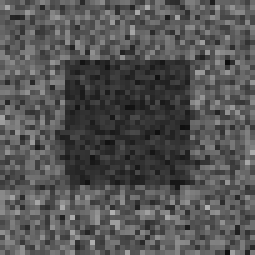
#> input picture omscs/vision-4495/ps2/ps2_python/input/pair0-L.png, 51 x 51 px, shrunk from 128 x 128 before the run (shown 5 times larger); the run also reads 3 pictures not shown here
$ python ps2.py
#> lines starting #> are read from the running program, lines starting #| are printed output that depends on the picture
### omscs/vision-4495/ps2/ps2_python/disparity_ssd.py
import numpy as np
import cv2

def disparity_ssd(L, R):
    """Compute disparity map D(y, x) such that: L(y, x) = R(y, x + D(y, x))

    Params:
    L: Grayscale left image
    R: Grayscale right image, same size as L

    Returns: Disparity map, same size as L, R
    """
    rows, columns = L.shape
    DSI = np.zeros((rows, columns, columns))
    boxsize = 5
    im_filter = np.ones((boxsize, boxsize)) / (boxsize * boxsize)
    for d in range(0, columns):
        rshift = np.roll(R, -d , axis = 1)
        #rshift = np.pad(R, ((0,0), (0,d)), mode='symmetric')[:,d:]
        diff = np.subtract(L, rshift)
        diff = np.power(diff, 2)
        ssd = cv2.filter2D(diff, ddepth=-1, kernel=im_filter)
        DSI[:,:,d] = ssd
    D = np.argmin(DSI, axis=2)
    for y in range(rows):
        for x in range(columns):
            if D[y,x] + x > columns:
                D[y,x] = D[y,x] - columns
    return D

### omscs/vision-4495/ps2/ps2_python/disparity_ncorr.py
import numpy as np
import cv2

def disparity_ncorr(L, R):
    """Compute disparity map D(y, x) such that: L(y, x) = R(y, x + D(y, x))

    Params:
    L: Grayscale left image
    R: Grayscale right image, same size as L

    Returns: Disparity map, same size as L, R
    """
    rows, columns = L.shape
    DSI = np.zeros((rows, columns, columns))
    boxsize = 5
    im_filter = np.ones((boxsize, boxsize)) #/ (boxsize * boxsize)
    #s = np.sqrt((L*L) * (R*R))
    for d in range(0, columns):
        rshift = np.roll(R, -d, axis = 1)
        Rtx = cv2.filter2D(L * rshift, ddepth=-1, kernel=im_filter)
        Rxx = cv2.filter2D(L * L, ddepth=-1, kernel=im_filter)
        Rtt = cv2.filter2D(rshift * rshift, ddepth=-1, kernel=im_filter)
        mult = Rtx / np.sqrt(Rxx * Rtt)
        #ncorr = cv2.filter2D(mult, ddepth=-1, kernel=im_filter)
        DSI[:,:,d] = mult #ncorr #cv2.filter2D(Rxx * Rtt, ddepth=-1, kernel=im_filter))
    D = np.argmax(DSI, axis=2)
    for y in range(rows):
        for x in range(columns):
            if D[y,x] + x > columns:
                D[y,x] = D[y,x] - columns
    return D

### omscs/vision-4495/ps2/ps2_python/ps2.py
# ps2
import os
import numpy as np
import cv2
import time
## 1-a
# Read images
L = cv2.imread(os.path.join('input', 'pair0-L.png'), 0) * (1.0 / 255.0)  # grayscale, [0, 1]
#> L: shape (51, 51) float64; min 0.051, max 0.698, mean 0.327
R = cv2.imread(os.path.join('input', 'pair0-R.png'), 0) * (1.0 / 255.0)
#> R: shape (51, 51) float64; min 0.0471, max 0.698, mean 0.327

# Compute disparity (using method disparity_ssd defined in disparity_ssd.py)
from disparity_ssd import disparity_ssd
D_L = disparity_ssd(L, R)
#> in disparity_ssd, `D = np.argmin(DSI, axis=2)`: D: shape (51, 51) int64; 7 distinct labels, from 0 to 50
D_R = disparity_ssd(R, L)
#> in disparity_ssd (call 2), `D = np.argmin(DSI, axis=2)`: D: shape (51, 51) int64; 7 distinct labels, from 0 to 35
#> after the loop in disparity_ssd (call 2), `for y in range(rows):`: D: shape (51, 51) int64; min -18, max 11, mean 0.206

from disparity_ncorr import disparity_ncorr
C_L = disparity_ncorr(L, R)
#> in disparity_ncorr, `D = np.argmax(DSI, axis=2)`: D: shape (51, 51) int64; 9 distinct labels, from 0 to 50
C_R = disparity_ncorr(R, L)
#> in disparity_ncorr (call 2), `D = np.argmax(DSI, axis=2)`: D: shape (51, 51) int64; 4 distinct labels, from 0 to 33
#> after the loop in disparity_ncorr (call 2), `for y in range(rows):`:
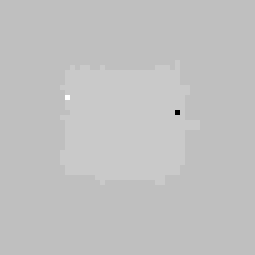
#> D: shape (51, 51) int64 (shown 5 times larger); min -18, max 6, mean 0.201; drawn with min black and max white

# TODO: Save output images (D_L as output/ps2-1-a-1.png and D_R as output/ps2-1-a-2.png)
# Note: They may need to be scaled/shifted before saving to show results properly
def scale(image):
    return ((image - np.min(image)) * (255.0/np.max(image)) ).astype(np.uint8)

cv2.imwrite("output/ps2-1-a-1.png", scale(D_L))
cv2.imwrite("output/ps2-1-a-2.png", scale(D_R))

# TODO: Rest of your code here
L = cv2.imread(os.path.join('input', 'pair1-L.png'), 0) * (1.0 / 255.0)  # grayscale, [0, 1]
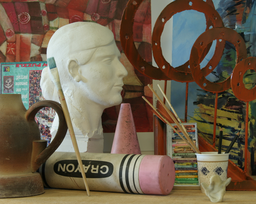
#> input picture omscs/vision-4495/ps2/ps2_python/input/pair1-L.png, 256 x 204 px, shrunk from 640 x 511 before the run
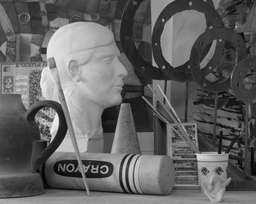
#> L: shape (204, 256) float64; min 0.00784, max 0.976, mean 0.382
R = cv2.imread(os.path.join('input', 'pair1-R.png'), 0) * (1.0 / 255.0)
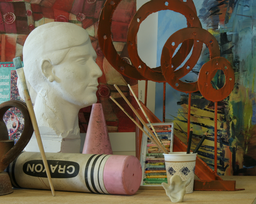
#> input picture omscs/vision-4495/ps2/ps2_python/input/pair1-R.png, 256 x 204 px, shrunk from 640 x 511 before the run
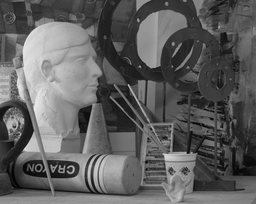
#> R: shape (204, 256) float64; min 0, max 0.933, mean 0.372
D_L = disparity_ssd(L, R)
#> after the loop in disparity_ssd (call 3), `for y in range(rows):`:
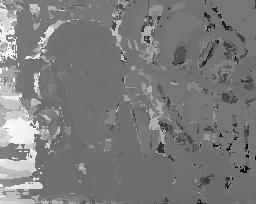
#> D: shape (204, 256) int64; min -254, max 255, mean -6.9; drawn with min black and max white
D_R = disparity_ssd(R, L)
#> after the loop in disparity_ssd (call 4), `for d in range(0, columns):`:
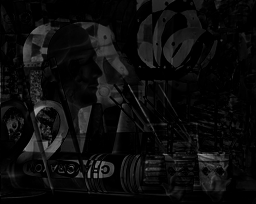
#> diff: shape (204, 256) float64; min 0, max 0.628, mean 0.0501

cv2.imwrite("output/ps2-2-a-1.png", scale(D_L))
cv2.imwrite("output/ps2-2-a-2.png", scale(D_R))

C_L = disparity_ncorr(L, R)
C_R = disparity_ncorr(R, L)
cv2.imwrite("output/ps2-4-a-1.png", scale(C_L))
cv2.imwrite("output/ps2-4-a-2.png", scale(C_R))


L = L + np.random.randn(L.shape[0], L.shape[1])*0.03
D_L = disparity_ssd(L, R)
D_R = disparity_ssd(R, L)
cv2.imwrite("output/ps2-3-a-1.png", scale(D_L))
cv2.imwrite("output/ps2-3-a-2.png", scale(D_R))

C_L = disparity_ncorr(L, R)
C_R = disparity_ncorr(R, L)
cv2.imwrite("output/ps2-4-b-1.png", scale(C_L))
cv2.imwrite("output/ps2-4-b-2.png", scale(C_R))


L = cv2.imread(os.path.join('input', 'pair1-L.png'), 0) * (1.0 / 255.0)  # grayscale, [0, 1]
L = L * 1.1
D_L = disparity_ssd(L, R)
D_R = disparity_ssd(R, L)
cv2.imwrite("output/ps2-3-b-1.png", scale(D_L))
cv2.imwrite("output/ps2-3-b-2.png", scale(D_R))

C_L = disparity_ncorr(L, R)
C_R = disparity_ncorr(R, L)
cv2.imwrite("output/ps2-4-b-3.png", scale(C_L))
cv2.imwrite("output/ps2-4-b-4.png", scale(C_R))

L = cv2.imread(os.path.join('input', 'pair2-L.png'), 0) * (1.0 / 255.0)  # grayscale, [0, 1]
R = cv2.imread(os.path.join('input', 'pair2-R.png'), 0) * (1.0 / 255.0)
Lb = cv2.GaussianBlur(L, (13,13), 1)
Rb = cv2.GaussianBlur(R, (13,13), 1)
Ls = 1.5*L - 0.5*Lb
Rs = 1.5*R - 0.5*Rb
D_L = scale(disparity_ssd(Ls, Rs))
D_R = scale(disparity_ssd(Rs, Ls))

cv2.imwrite("output/ps2-5-a-1.png", D_L)
cv2.imwrite("output/ps2-5-a-2.png", D_R)
